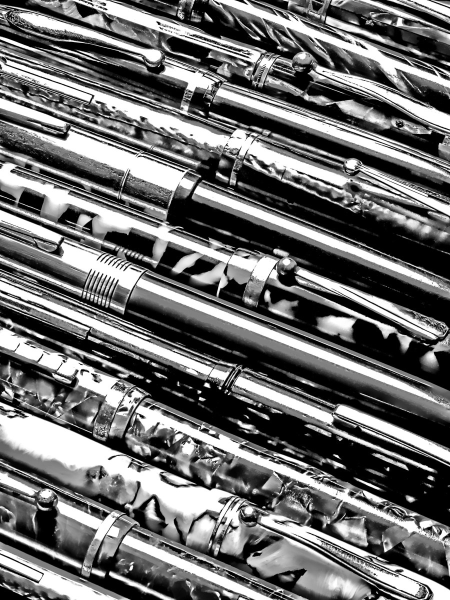
#> input picture original_kindle_screensavers/fountain_pens.jpg, 900 x 1200 px (shown at 1/2 size); its folder holds only this picture in this run
$ python grain_and_target.py
#> lines starting #> are read from the running program, lines starting #| are printed output that depends on the picture
import numpy as np
from PIL import Image
from scipy import ndimage
import glob, os, json

files = sorted(glob.glob('original_kindle_screensavers/*.jpg'))

# ============ GRAIN / TEXTURE SCALE ============
# Local std at multiple window sizes characterises texture energy by scale.
print("=== Texture energy by window size (mean local std) ===")
print(f"{'image':<18} {'w3':>6} {'w7':>6} {'w15':>6} {'w31':>6} {'w63':>6}")
print('-'*50)
for f in files:
    name = os.path.basename(f).replace('.jpg','')
    g = np.asarray(Image.open(f).convert('L'), dtype=np.float64)
    row = [name]
    for w in [3,7,15,31,63]:
        m = ndimage.uniform_filter(g, w)
        sq = ndimage.uniform_filter(g*g, w)
        ls = np.sqrt(np.clip(sq-m*m,0,None))
        row.append(f"{ls.mean():.1f}")
#> this loop made 5 passes
#> pass 1, `sq = ndimage.uniform_filter(g*g, w)`:
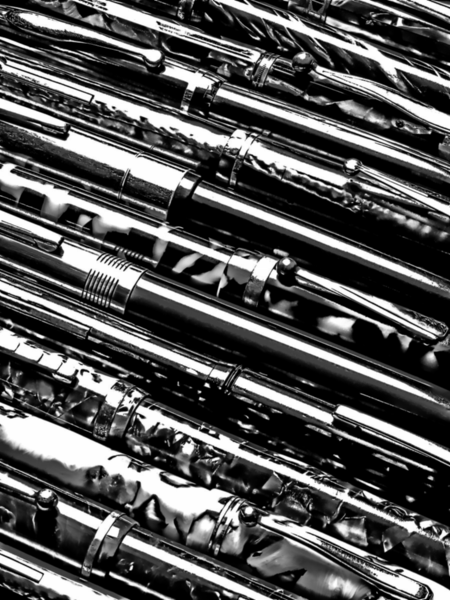
#> sq: shape (1200, 900) float64 (shown at 1/2 size); min -1.01e-10, max 65025, mean 21434.8; drawn with min black and max white
#> pass 1, `ls = np.sqrt(np.clip(sq-m*m,0,None))`:
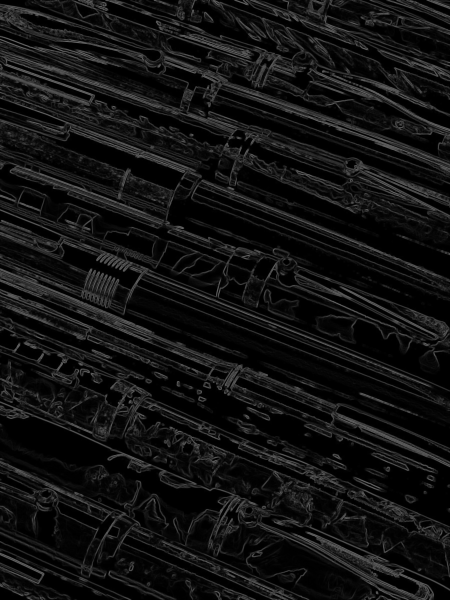
#> ls: shape (1200, 900) float64 (shown at 1/2 size); min 0, max 110.9, mean 18.3
#> pass 2, `m = ndimage.uniform_filter(g, w)`:
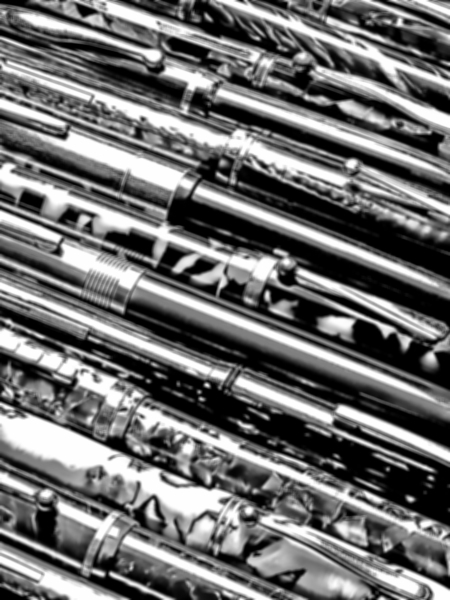
#> m: shape (1200, 900) float64 (shown at 1/2 size); min -5.1e-13, max 255, mean 110.7; drawn with min black and max white
#> after the loop:
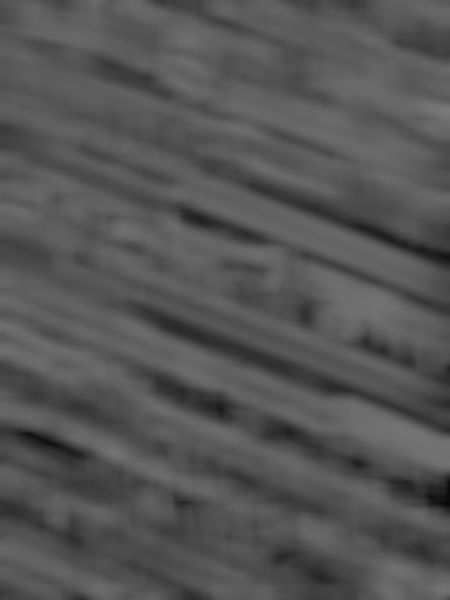
#> ls: shape (1200, 900) float64 (shown at 1/2 size); min 9.78, max 122.4, mean 85.4
#> after the loop, row = ['fountain_pens', '18.3', '35.1', '53.9', '71.3', '85.4']
    print(f"{row[0]:<18} {row[1]:>6} {row[2]:>6} {row[3]:>6} {row[4]:>6} {row[5]:>6}")
#| fountain_pens        18.3   35.1   53.9   71.3   85.4

# ============ GRAIN CORRELATION LENGTH ============
# Autocorrelation of high-pass residual → how many px until grain decorrelates.
print("\n=== Grain correlation (high-pass autocorrelation half-width, px) ===")
for f in files:
    name = os.path.basename(f).replace('.jpg','')
    g = np.asarray(Image.open(f).convert('L'), dtype=np.float64)
    hp = g - ndimage.gaussian_filter(g, 2.0)   # high-pass residual
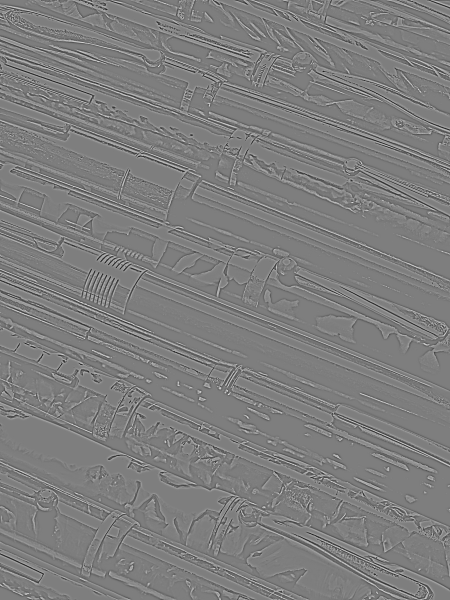
#> hp: shape (1200, 900) float64 (shown at 1/2 size); min -196.7, max 200.6, mean 0; drawn with min black and max white
    hp = hp - hp.mean()
    # 1D horizontal autocorrelation averaged over rows, central crop
    c = hp[400:800, 300:600]
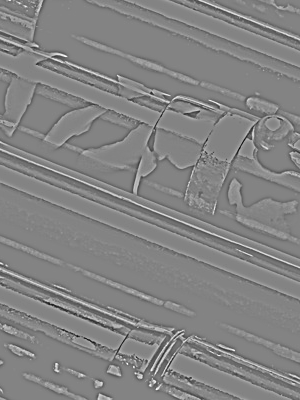
#> c: shape (400, 300) float64; min -194.7, max 182.7, mean 0; drawn with min black and max white
    ac = np.zeros(15)
    for lag in range(15):
        if lag==0: ac[lag]=1.0
        else:
            a = c[:, :-lag].ravel(); b = c[:, lag:].ravel()
            ac[lag] = np.corrcoef(a,b)[0,1]
#> after the loop, ac = [1, 0.772, 0.439, 0.202, 0.0369, -0.0711, -0.143, -0.188, -0.209, -0.219, -0.214, -0.184, -0.143, -0.108, -0.0774]
    # half-width: first lag where ac drops below 0.5
    hw = next((i for i,v in enumerate(ac) if v<0.5), 15)
#> hw = 2
    print(f"{name:<18} lag0..6 = {' '.join(f'{v:+.2f}' for v in ac[:7])}  half<0.5 at {hw}px")
#| fountain_pens      lag0..6 = +1.00 +0.77 +0.44 +0.20 +0.04 -0.07 -0.14  half<0.5 at 2px

# ============ CANONICAL TARGET HISTOGRAM (average of 5) ============
acc = np.zeros(256)
for f in files:
    g = np.asarray(Image.open(f).convert('L'), dtype=np.uint8)
    h,_ = np.histogram(g.ravel(), bins=256, range=(0,256))
#> h = 256 values, max 191554 at index 0, min 1280 at index 223, mean 4218.8
    acc += h / g.size
#> acc = 256 values, max 0.177 at index 0, min 0.00119 at index 223, mean 0.00391
target = acc / len(files)
#> target has the same summary as acc

# Decile boundaries of the averaged CDF
cdf = np.cumsum(target)
#> cdf = 256 values from 0.177 to 1
print("\n=== Canonical target: value at each percentile (avg of 5) ===")
for p in [1,5,10,20,30,40,50,60,70,80,90,95,99]:
    v = np.searchsorted(cdf, p/100)
    print(f"  p{p:<3} -> grey {v}")
#> this loop made 13 passes
#> v on passes 1 to 12: 0, 0, 0, 1, 20, 62, 105, 130, 168, 239, 255, 255
#|   p1   -> grey 0
#|   p5   -> grey 0
#|   p10  -> grey 0
#|   p20  -> grey 1
#|   p30  -> grey 20
#|   p40  -> grey 62
#|   p50  -> grey 105
#|   p60  -> grey 130
#> (further printed lines are left out)

# Zone masses for canonical target
def zone(lo,hi): return float(target[lo:hi+1].sum())
print("\n=== Canonical target zone masses ===")
zones = {
  '0 (pure black)': zone(0,0), '1-15': zone(1,15), '16-31': zone(16,31),
  '32-63': zone(32,63), '64-95': zone(64,95), '96-127': zone(96,127),
  '128-159': zone(128,159), '160-191': zone(160,191), '192-223': zone(192,223),
  '224-239': zone(224,239), '240-254': zone(240,254), '255 (pure white)': zone(255,255),
}
for k,v in zones.items(): print(f"  {k:<18} {v*100:5.1f}%")
#> this loop made 12 passes
#> (k, v) on passes 1 to 12: ('0 (pure black)', 0.177), ('1-15', 0.109), ('16-31', 0.0423), ('32-63', 0.0742), ('64-95', 0.0727), ('96-127', 0.11), ('128-159', 0.0985), ('160-191', 0.0533), ('192-223', 0.0425), ('224-239', 0.0209), ('240-254', 0.0684), ('255 (pure white)', 0.131)
#|   0 (pure black)      17.7%
#|   1-15                10.9%
#|   16-31                4.2%
#|   32-63                7.4%
#|   64-95                7.3%
#|   96-127              11.0%
#|   128-159              9.8%
#|   160-191              5.3%
#> (further printed lines are left out)

# 16-bin compact histogram for embedding + ASCII bar
print("\n=== Canonical 16-bin histogram (each bin = 16 grey levels) ===")
b16 = target.reshape(16,16).sum(axis=1)
#> b16 = [0.286, 0.0423, 0.0378, 0.0364, 0.0354, 0.0373, 0.0425, 0.0678, 0.0636, 0.0349, 0.0285, 0.0247, 0.0216, 0.0208, 0.0209, 0.199]
mx = b16.max()
#> mx = 0.286
for i,v in enumerate(b16):
    bar = '#'*int(round(v/mx*40))
    print(f"  {i*16:>3}-{i*16+15:<3} {v*100:5.1f}% |{bar}")
#> this loop made 16 passes
#> (v, bar) on passes 1 to 12: (0.286, '########################################'), (0.0423, '######'), (0.0378, '#####'), (0.0364, '#####'), (0.0354, '#####'), (0.0373, '#####'), (0.0425, '######'), (0.0678, '#########'), (0.0636, '#########'), (0.0349, '#####'), (0.0285, '####'), (0.0247, '###')
#|     0-15   28.6% |########################################
#|    16-31    4.2% |######
#|    32-47    3.8% |#####
#|    48-63    3.6% |#####
#|    64-79    3.5% |#####
#|    80-95    3.7% |#####
#|    96-111   4.3% |######
#|   112-127   6.8% |#########
#> (further printed lines are left out)

# Save canonical target + 16-bin for the doc
with open('analysis/target_hist.json','w') as fp:
    json.dump({
        'target_256': target.tolist(),
        'target_16bin': b16.tolist(),
        'percentile_values': {str(p): int(np.searchsorted(cdf,p/100)) for p in [1,5,10,20,30,40,50,60,70,80,90,95,99]},
        'zone_masses': zones,
    }, fp, indent=2)
print("\nWrote analysis/target_hist.json")

$ run again, on original_kindle_screensavers/typewriter_keys.jpg
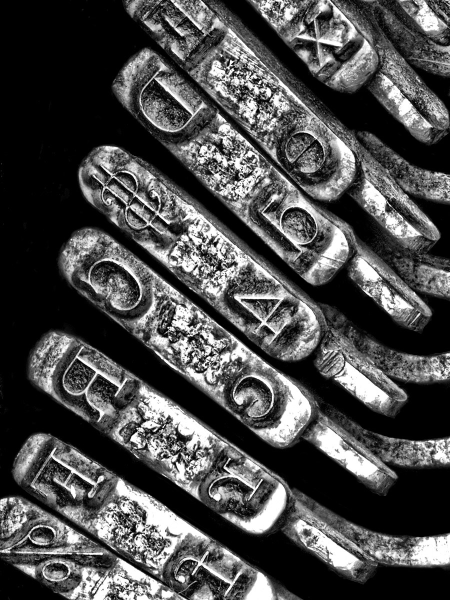
#> input picture original_kindle_screensavers/typewriter_keys.jpg, 900 x 1200 px (shown at 1/2 size)
#> after the loop `for w in [3,7,15,31,63]:`:
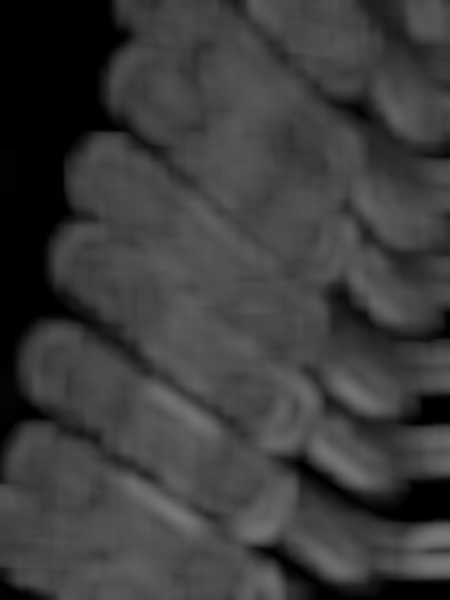
#> ls: shape (1200, 900) float64 (shown at 1/2 size); min 0, max 120.6, mean 59.7
#> after the loop `for w in [3,7,15,31,63]:`: row = ['typewriter_keys', '14.7', '24.9', '35.3', '47.2', '59.7']
#| typewriter_keys      14.7   24.9   35.3   47.2   59.7
#> `c = hp[400:800, 300:600]`:
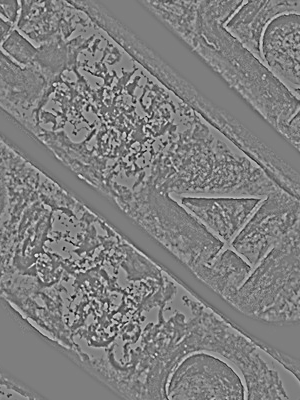
#> c: shape (400, 300) float64; min -164.3, max 165.8, mean 0; drawn with min black and max white
#> after the loop `for lag in range(15):`: ac = [1, 0.628, 0.109, -0.101, -0.118, -0.0881, -0.062, -0.0396, -0.0154, 0.000223, 0.00486, 0.00764, 0.0101, 0.012, 0.0148]
#> hw = 2
#| typewriter_keys    lag0..6 = +1.00 +0.63 +0.11 -0.10 -0.12 -0.09 -0.06  half<0.5 at 2px
#> h = 256 values, max 334790 at index 0, min 1063 at index 228, mean 4218.8
#> acc = 256 values, max 0.31 at index 0, min 0.000984 at index 228, mean 0.00391
#> target has the same summary as acc
#> cdf = 256 values from 0.31 to 1
#> the loop `for p in [1,5,10,20,30,40,50,60,70,80,90,95,99]:` made 13 passes
#> v on passes 1 to 8: 0, 0, 0, 0, 0, 21, 51, 80
#> (printed output is left out)
#> the loop `for k,v in zones.items(): print(f"  {k:<18} {v*100:5.1f}%")` made 12 passes
#> (k, v) on passes 1 to 8: ('0 (pure black)', 0.31), ('1-15', 0.0723), ('16-31', 0.0529), ('32-63', 0.109), ('64-95', 0.107), ('96-127', 0.0905), ('128-159', 0.0725), ('160-191', 0.0554)
#> (printed output is left out)
#> b16 = [0.382, 0.0529, 0.0543, 0.0552, 0.055, 0.0521, 0.0478, 0.0427, 0.0382, 0.0343, 0.0298, 0.0256, 0.0225, 0.0192, 0.0167, 0.0714]
#> mx = 0.382
#> the loop `for i,v in enumerate(b16):` made 16 passes
#> (v, bar) on passes 1 to 8: (0.382, '########################################'), (0.0529, '######'), (0.0543, '######'), (0.0552, '######'), (0.055, '######'), (0.0521, '#####'), (0.0478, '#####'), (0.0427, '####')
#> (printed output is left out)

$ run again, on original_kindle_screensavers/letterpress_type.jpg
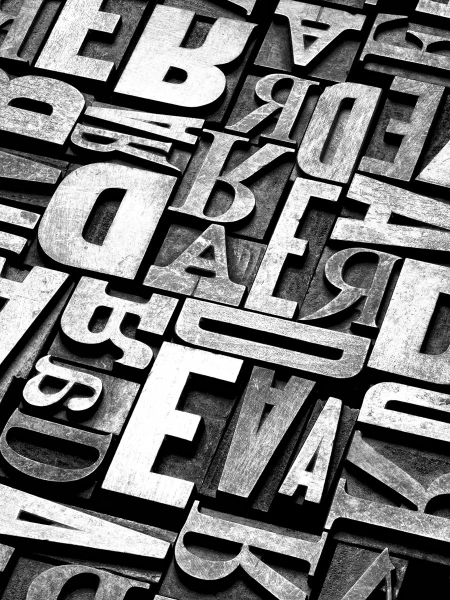
#> input picture original_kindle_screensavers/letterpress_type.jpg, 900 x 1200 px (shown at 1/2 size)
#> after the loop `for w in [3,7,15,31,63]:`:
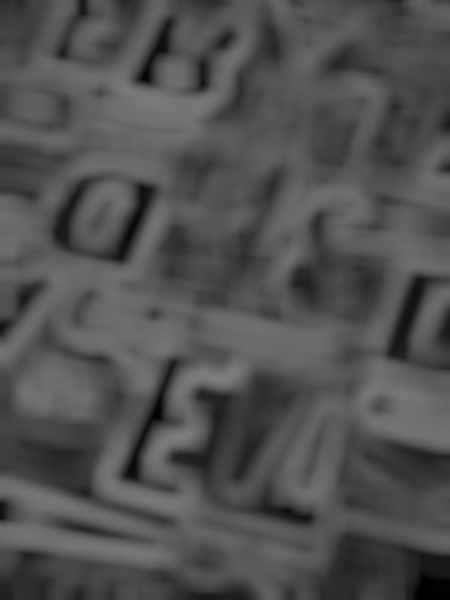
#> ls: shape (1200, 900) float64 (shown at 1/2 size); min 0.0635, max 125.3, mean 80.7
#> after the loop `for w in [3,7,15,31,63]:`: row = ['letterpress_type', '16.7', '27.1', '42.0', '62.0', '80.7']
#| letterpress_type     16.7   27.1   42.0   62.0   80.7
#> `c = hp[400:800, 300:600]`:
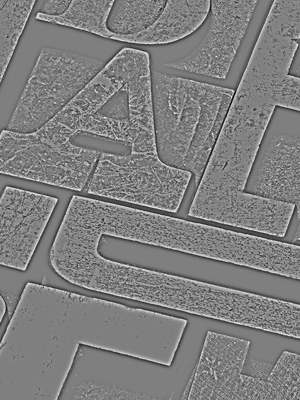
#> c: shape (400, 300) float64; min -140.9, max 140.9, mean 0; drawn with min black and max white
#> after the loop `for lag in range(15):`: ac = [1, 0.602, 0.256, 0.161, 0.108, 0.0708, 0.0395, 0.00526, -0.0265, -0.0485, -0.0627, -0.0711, -0.0744, -0.076, -0.0799]
#> hw = 2
#| letterpress_type   lag0..6 = +1.00 +0.60 +0.26 +0.16 +0.11 +0.07 +0.04  half<0.5 at 2px
#> h = 256 values, max 156131 at index 0, min 1646 at index 14, mean 4218.8
#> acc = 256 values, max 0.145 at index 0, min 0.00152 at index 14, mean 0.00391
#> target has the same summary as acc
#> cdf = 256 values from 0.145 to 1
#> the loop `for p in [1,5,10,20,30,40,50,60,70,80,90,95,99]:` made 13 passes
#> v on passes 1 to 8: 0, 0, 0, 1, 24, 71, 118, 162
#> (printed output is left out)
#> the loop `for k,v in zones.items(): print(f"  {k:<18} {v*100:5.1f}%")` made 12 passes
#> (k, v) on passes 1 to 8: ('0 (pure black)', 0.145), ('1-15', 0.14), ('16-31', 0.0291), ('32-63', 0.0688), ('64-95', 0.0702), ('96-127', 0.0687), ('128-159', 0.073), ('160-191', 0.0822)
#> (printed output is left out)
#> b16 = [0.285, 0.0291, 0.0338, 0.0349, 0.0352, 0.0349, 0.0341, 0.0347, 0.0359, 0.0371, 0.0392, 0.043, 0.0467, 0.0537, 0.069, 0.154]
#> mx = 0.285
#> the loop `for i,v in enumerate(b16):` made 16 passes
#> (v, bar) on passes 1 to 8: (0.285, '########################################'), (0.0291, '####'), (0.0338, '#####'), (0.0349, '#####'), (0.0352, '#####'), (0.0349, '#####'), (0.0341, '#####'), (0.0347, '#####')
#> (printed output is left out)

$ run again, on original_kindle_screensavers/pen_nibs.jpg
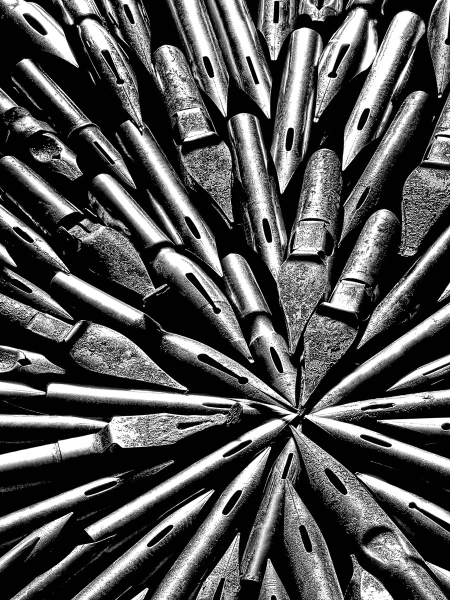
#> input picture original_kindle_screensavers/pen_nibs.jpg, 900 x 1200 px (shown at 1/2 size)
#> after the loop `for w in [3,7,15,31,63]:`:
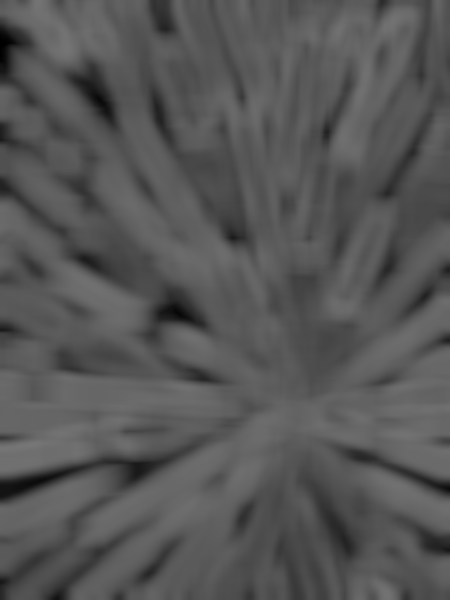
#> ls: shape (1200, 900) float64 (shown at 1/2 size); min 0, max 118.5, mean 86.4
#> after the loop `for w in [3,7,15,31,63]:`: row = ['pen_nibs', '22.1', '33.9', '49.6', '69.7', '86.4']
#| pen_nibs             22.1   33.9   49.6   69.7   86.4
#> `c = hp[400:800, 300:600]`:
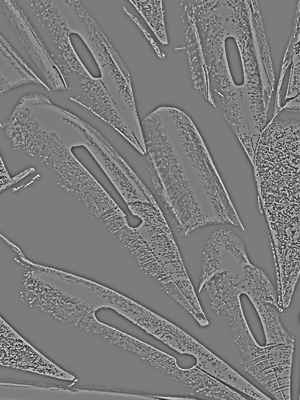
#> c: shape (400, 300) float64; min -192.3, max 201.5, mean 0; drawn with min black and max white
#> after the loop `for lag in range(15):`: ac = [1, 0.425, -0.0364, -0.0741, -0.0699, -0.055, -0.0365, -0.0221, -0.00601, 0.00168, -0.00541, -0.0123, -0.0155, -0.0192, -0.0152]
#> hw = 1
#| pen_nibs           lag0..6 = +1.00 +0.42 -0.04 -0.07 -0.07 -0.05 -0.04  half<0.5 at 1px
#> h = 256 values, max 284136 at index 1, min 1591 at index 231, mean 4218.8
#> acc = 256 values, max 0.263 at index 1, min 0.00147 at index 231, mean 0.00391
#> target has the same summary as acc
#> cdf = 256 values from 0.0906 to 1
#> the loop `for p in [1,5,10,20,30,40,50,60,70,80,90,95,99]:` made 13 passes
#> v on passes 1 to 8: 0, 0, 1, 1, 1, 4, 41, 91
#> (printed output is left out)
#> the loop `for k,v in zones.items(): print(f"  {k:<18} {v*100:5.1f}%")` made 12 passes
#> (k, v) on passes 1 to 8: ('0 (pure black)', 0.0906), ('1-15', 0.364), ('16-31', 0.0287), ('32-63', 0.061), ('64-95', 0.0658), ('96-127', 0.0699), ('128-159', 0.0654), ('160-191', 0.0575)
#> (printed output is left out)
#> b16 = [0.454, 0.0287, 0.0298, 0.0311, 0.0325, 0.0333, 0.0349, 0.035, 0.0336, 0.0318, 0.0297, 0.0277, 0.0268, 0.0252, 0.0244, 0.121]
#> mx = 0.454
#> the loop `for i,v in enumerate(b16):` made 16 passes
#> (v, bar) on passes 1 to 8: (0.454, '########################################'), (0.0287, '###'), (0.0298, '###'), (0.0311, '###'), (0.0325, '###'), (0.0333, '###'), (0.0349, '###'), (0.035, '###')
#> (printed output is left out)
